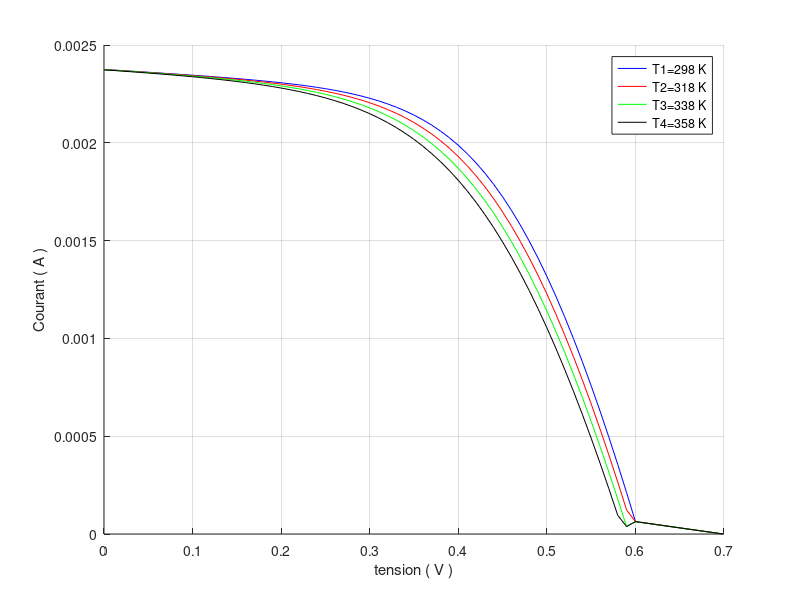

Recreate this plot in MATLAB.
%T=298k
hold on;
Icc=0.0024;Vco=0.699;Rs=38.1;Rp=3683;
K=1.38e-23;T=298;q=1.6e-19;n=2.5;
W=q/(n*K*T);
Io1=(Icc*(1+Rs/Rp)-Vco/Rp)/(exp(W*Vco));
Io2=(Icc*(1+Rs/Rp)-Vco/Rp)/(exp(W*Vco));
Io=Io1+Io2;
Iph=Vco/Rp+Io*exp(W*Vco);
V=0; k=0; I=Icc;
while I>=0;
Id1=Io*(exp(W*(V+Rs*I))-1); 
Id2=Io*(exp(W*(V+Rs*I))-1);
Id=Id1+Id2;
Ish=(V+Rs*I)/(Rp); I=Icc-Id-Ish;
if I>=0; k=k+1; II(k)=I; IIsh(k)=Ish; VV(k)=V;
IIph(k)=Icc; IId(k)=Id; end;
V=V+0.01; end;
VV=[VV Vco]; II=[II 0];
plot(VV,II,'b'); hold on;grid on
xlabel(' tension ( V ) ');
ylabel(' Courant ( A ) ');
%T=318k
hold on;
Icc=0.0024;Vco=0.699;Rs=38.1;Rp=3683;
K=1.38e-23;T=318;q=1.6e-19;n=2.5;
W=q/(n*K*T);
Io1=(Icc*(1+Rs/Rp)-Vco/Rp)/(exp(W*Vco));
Io2=(Icc*(1+Rs/Rp)-Vco/Rp)/(exp(W*Vco));
Io=Io1+Io2;
Iph=Vco/Rp+Io*exp(W*Vco);
V=0; k=0; I=Icc;
while I>=0;
Id1=Io*(exp(W*(V+Rs*I))-1); 
Id2=Io*(exp(W*(V+Rs*I))-1);
Id=Id1+Id2; 
Ish=(V+Rs*I)/(Rp); I=Icc-Id-Ish;
if I>=0; k=k+1; II(k)=I; IIsh(k)=Ish; VV(k)=V;
IIph(k)=Icc; IId(k)=Id; end;
V=V+0.01; end;
VV=[VV Vco]; II=[II 0];
plot(VV,II,'r'); hold on;grid on
xlabel(' tension ( V ) ');
ylabel(' Courant ( A ) ');
%T=338k
hold on;
Icc=0.0024;Vco=0.699;Rs=38.1;Rp=3683;
K=1.38e-23;T=338;q=1.6e-19;n=2.5;
W=q/(n*K*T);
Io1=(Icc*(1+Rs/Rp)-Vco/Rp)/(exp(W*Vco));
Io2=(Icc*(1+Rs/Rp)-Vco/Rp)/(exp(W*Vco));
Io=Io1+Io2;
Iph=Vco/Rp+Io*exp(W*Vco);
V=0; k=0; I=Icc;
while I>=0;
Id1=Io*(exp(W*(V+Rs*I))-1); 
Id2=Io*(exp(W*(V+Rs*I))-1);
Id=Id1+Id2; 
Ish=(V+Rs*I)/(Rp); I=Icc-Id-Ish;
if I>=0; k=k+1; II(k)=I; IIsh(k)=Ish; VV(k)=V;
IIph(k)=Icc; IId(k)=Id; end;
V=V+0.01; end;
VV=[VV Vco]; II=[II 0];
plot(VV,II,'g'); hold on;grid on
xlabel(' tension ( V ) ');
ylabel(' Courant ( A ) ');
%T=358 K
hold on;
Icc=0.0024;Vco=0.699;Rs=38.1;Rp=3683;
K=1.38e-23;T=358;q=1.6e-19;n=2.5;
W=q/(n*K*T);
Io1=(Icc*(1+Rs/Rp)-Vco/Rp)/(exp(W*Vco));
Io2=(Icc*(1+Rs/Rp)-Vco/Rp)/(exp(W*Vco));
Io=Io1+Io2;
Iph=Vco/Rp+Io*exp(W*Vco);
V=0; k=0; I=Icc;
while I>=0;
Id1=Io*(exp(W*(V+Rs*I))-1); 
Id2=Io*(exp(W*(V+Rs*I))-1);
Id=Id1+Id2; 
Ish=(V+Rs*I)/(Rp); I=Icc-Id-Ish;
if I>=0; k=k+1; II(k)=I; IIsh(k)=Ish; VV(k)=V;
IIph(k)=Icc; IId(k)=Id; end;
V=V+0.01; end;
VV=[VV Vco]; II=[II 0];
plot(VV,II,'k'); hold on;grid on
xlabel(' tension ( V ) ');
ylabel(' Courant ( A ) ');
legend('T1=298 K','T2=318 K','T3=338 K','T4=358 K')